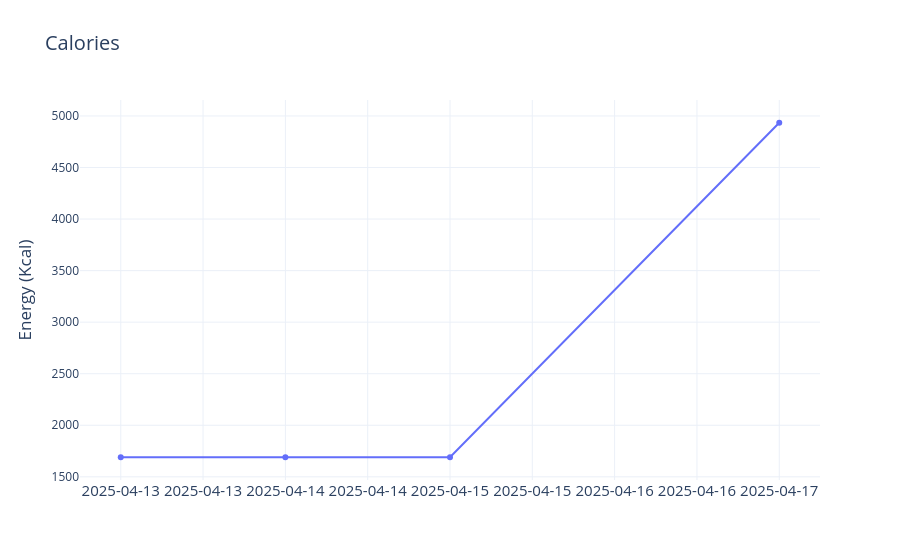

Notebook code for this chart:
### Markdown cell above
### Plot 2:

### Code cell
# 查询 user123 最近 7 天记录
end_time = datetime.utcnow()
start_time = end_time - timedelta(days=7)

df_7days = query_user_records_to_dataframe(
    table_name='foodlens-records-dev',
    user_id='User Name',
    start_datetime=start_time,
    end_datetime=end_time
)

df_7days_latest = get_latest_creation_records(df_7days)

def get_plot_range_records_fig(plot_df, metric):
    # plot_df = df_7days_latest.copy()
    # metric = 'calories'
    plot_df = plot_df[plot_df['food_item']!='Total Meal'].reset_index(drop=True).copy()
    y_title = 'Energy (Kcal)' if metric=='calories' else 'Nutrition (g)' 
    metric_title_name = metric.replace('_g', '').title()
    
    df_grp = plot_df.groupby('meal_date', as_index=False)[['calories', 'carbs_g', 'protein_g', 'fat_g', 'saturated_fat_g']].sum()
    df_grp['unsaturated_fat_g'] = df_grp['fat_g'] - df_grp['saturated_fat_g']
    df_grp['meal_date'] = df_grp['meal_date'].astype(str)
    df_grp.sort_values('meal_date',ascending=True, inplace=True)
    
    fig = go.Figure()
    fig.add_trace(go.Scatter(x=df_grp['meal_date'].values, y=df_grp[metric].values, name=metric_title_name))
    fig.update_xaxes(tickformat="%Y-%m-%d")
    fig.update_layout(
        title_text=metric_title_name,
        title_font_size=20,
        legend=dict(font=dict(size=14)),
        template='plotly_white')
    fig.update_yaxes(title_text=y_title, title_font_size=17)
    fig.update_xaxes(title_font_size=20, tickfont=dict(size=15))
    return fig
fig_range = get_plot_range_records_fig(df_7days_latest, metric='calories')
fig_range.show()

### Figure 1 — Plotly figure (JSON) as saved in the notebook; plotly's stock layout.template omitted (floating-point values rounded to 4 significant figures)
{"data": [{"name": "Calories", "x": ["2025-04-13", "2025-04-14", "2025-04-15", "2025-04-17"], "y": [1690.0, 1690.0, 1690.0, 4934.0], "type": "scatter"}], "layout": {"xaxis": {"tickformat": "%Y-%m-%d", "title": {"font": {"size": 20}}, "tickfont": {"size": 15}}, "title": {"font": {"size": 20}, "text": "Calories"}, "legend": {"font": {"size": 14}}, "yaxis": {"title": {"font": {"size": 17}, "text": "Energy (Kcal)"}}}}
